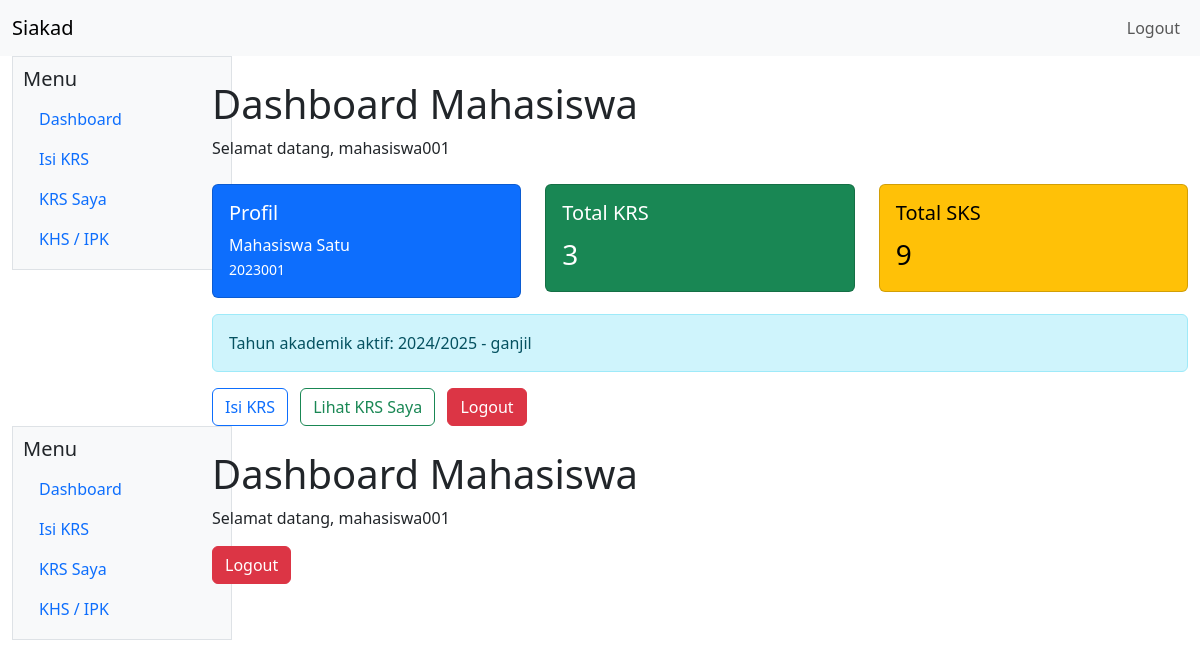
The app's page /mahasiswa/dashboard.php (signed in) with its own data.
### tables this page shows
CREATE TABLE mahasiswa (
    id_mahasiswa INT AUTO_INCREMENT PRIMARY KEY,
    id_user INT NOT NULL UNIQUE,
    nim VARCHAR(20) NOT NULL UNIQUE,
    nama_mahasiswa VARCHAR(100) NOT NULL,
    jenis_kelamin ENUM('L', 'P') NOT NULL,
    tanggal_lahir DATE NULL,
    alamat TEXT NULL,
    email VARCHAR(100) NULL UNIQUE,
    no_telepon VARCHAR(20) NULL,
    program_studi VARCHAR(100) NOT NULL,
    angkatan YEAR NOT NULL,
    CONSTRAINT fk_mahasiswa_users FOREIGN KEY (id_user) REFERENCES users (id_user) ON UPDATE CASCADE ON DELETE CASCADE
);

CREATE TABLE tahun_akademik (
    id_tahun_akademik INT AUTO_INCREMENT PRIMARY KEY,
    tahun_akademik VARCHAR(20) NOT NULL,
    semester ENUM('ganjil', 'genap') NOT NULL,
    status ENUM('aktif', 'nonaktif') NOT NULL DEFAULT 'nonaktif',
    UNIQUE KEY uq_tahun_semester (tahun_akademik, semester)
);

### config/functions.php (called while the page is built, shortened)
<?php
function e($str) {
    return htmlspecialchars($str, ENT_QUOTES, 'UTF-8');
}
function app_base_url() {
    $scriptName = str_replace('\\', '/', $_SERVER['SCRIPT_NAME'] ?? '');
    $segments = array_values(array_filter(explode('/', trim($scriptName, '/'))));
    return $segments ? '/' . $segments[0] : '';
}
function app_url($path = '') {
    $base = app_base_url();
    $path = ltrim($path, '/');
    return $base . ($path !== '' ? '/' . $path : '');
}
?>

### mahasiswa/dashboard.php (the view, shortened to what this page needs)
<?php
require_once __DIR__ . '/../config/auth.php';
$userId = (int) $_SESSION['user']['id_user'];
$stmt = $mysqli->prepare('SELECT id_mahasiswa, nim, nama_mahasiswa, program_studi, angkatan FROM mahasiswa WHERE id_user = ? LIMIT 1');
$stmt->bind_param('i', $userId);
$stmt->execute();
$mahasiswa = $stmt->get_result()->fetch_assoc();
$stmt2 = $mysqli->prepare('SELECT id_tahun_akademik, tahun_akademik, semester FROM tahun_akademik WHERE status = "aktif" LIMIT 1');
$stmt2->execute();
$activeTa = $stmt2->get_result()->fetch_assoc();
$totalKrs = 0;
$totalSks = 0;
if ($mahasiswa) {
    $stmt3 = $mysqli->prepare('SELECT COUNT(*) AS total_krs, COALESCE(SUM(mk.sks), 0) AS total_sks
                               FROM krs k
                               LEFT JOIN detail_krs dk ON k.id_krs = dk.id_krs AND dk.status = "aktif"
                               LEFT JOIN jadwal_kuliah jk ON dk.id_jadwal = jk.id_jadwal
                               LEFT JOIN mata_kuliah mk ON jk.id_mata_kuliah = mk.id_mata_kuliah
                               WHERE k.id_mahasiswa = ?');
    $stmt3->bind_param('i', $mahasiswa['id_mahasiswa']);
    $stmt3->execute();
    $stats = $stmt3->get_result()->fetch_assoc();
    $totalKrs = (int) ($stats['total_krs'] ?? 0);
    $totalSks = (int) ($stats['total_sks'] ?? 0);
}
require_once __DIR__ . '/../includes/header.php';
?>
  <div class="col-2">
    <?php require_once __DIR__ . '/../includes/sidebar.php'; ?>
  </div>
  <div class="col-10 mt-4">
    <h1>Dashboard Mahasiswa</h1>
    <p>Selamat datang, <?php echo e($_SESSION['user']['username']); ?></p>
    <?php if ($mahasiswa): ?>
      <div class="row mt-4">
        <div class="col-md-4 mb-3">
          <div class="card text-bg-primary">
            <div class="card-body">
              <h5 class="card-title">Profil</h5>
              <p class="card-text mb-0"><?php echo e($mahasiswa['nama_mahasiswa']); ?></p>
              <small><?php echo e($mahasiswa['nim']); ?></small>
            </div>
          </div>
        </div>
        <div class="col-md-4 mb-3">
          <div class="card text-bg-success">
            <div class="card-body">
              <h5 class="card-title">Total KRS</h5>
              <p class="card-text fs-3"><?php echo e($totalKrs); ?></p>
            </div>
          </div>
        </div>
        <div class="col-md-4 mb-3">
          <div class="card text-bg-warning">
            <div class="card-body">
              <h5 class="card-title">Total SKS</h5>
              <p class="card-text fs-3"><?php echo e($totalSks); ?></p>
            </div>
          </div>
        </div>
      </div>
      <?php if ($activeTa): ?>
        <div class="alert alert-info">Tahun akademik aktif: <?php echo e($activeTa['tahun_akademik'] . ' - ' . $activeTa['semester']); ?></div>
      <?php endif; ?>
    <?php else: ?>
      <div class="alert alert-warning">Profil mahasiswa belum ditemukan.</div>
    <?php endif; ?>
    <a href="<?php echo e(app_url('mahasiswa/isi-krs.php')); ?>" class="btn btn-outline-primary">Isi KRS</a>
    <a href="<?php echo e(app_url('mahasiswa/krs.php')); ?>" class="btn btn-outline-success ms-2">Lihat KRS Saya</a>
    <a href="<?php echo e(app_url('logout.php')); ?>" class="btn btn-danger ms-2">Logout</a>
  </div>
<?php require_once __DIR__ . '/../includes/footer.php'; ?>
<?php
require 'includes/header.php';
?>
    <div class="col-2">
        <?php require 'includes/sidebar.php'; ?>
    </div>
    <div class="col-10 mt-4">
        <h1>Dashboard Mahasiswa</h1>
        <p>Selamat datang, <?php echo e($_SESSION['user']['username']); ?></p>
        <a href="<?php echo e(app_url('logout.php')); ?>" class="btn btn-danger">Logout</a>
    </div>
<?php require 'includes/footer.php'; ?>

### records on screen
mahasiswa: nama_mahasiswa "Mahasiswa Satu", nim "2023001"
tahun_akademik: tahun_akademik+semester "2024/2025 - ganjil"

### other values on screen
$_SESSION['user']['username'] "mahasiswa001"
$totalKrs "3"
$totalSks "9"
